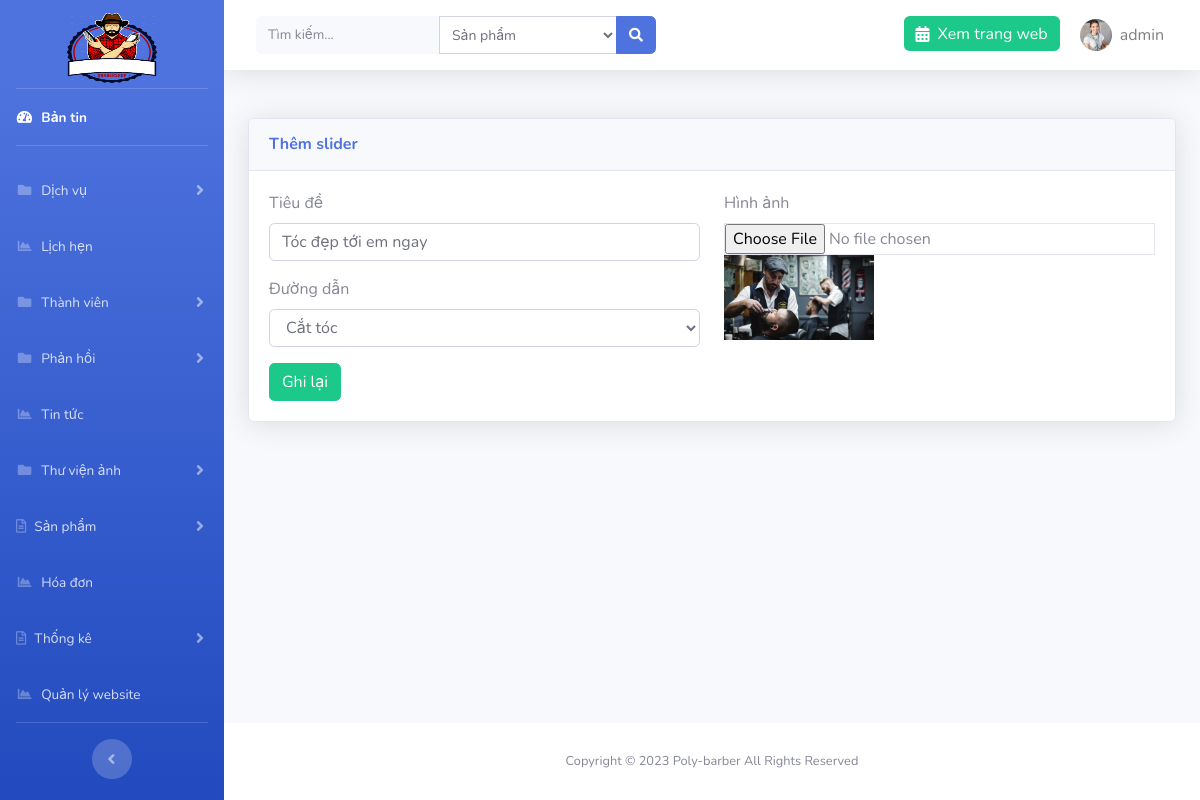
The app's page /admin/?page=slider&action=edit&id=4 (signed in) with its own data.
### tables this page shows
CREATE TABLE `setting` (
  `id` int(11) NOT NULL,
  `logo` varchar(191) NOT NULL,
  `file_ico` varchar(191) NOT NULL,
  `title` varchar(191) NOT NULL,
  `introduce` text NOT NULL,
  `slogan` varchar(191) NOT NULL
);

CREATE TABLE `libraries` (
  `id` int(11) NOT NULL,
  `name` varchar(191) NOT NULL,
  `images` varchar(191) NOT NULL,
  `link` varchar(191) NOT NULL,
  `role` bit(1) NOT NULL
);

### libs/database.php (called while the page is built, shortened)
<?php
function connection()
{
    try {
       $conn = new PDO("mysql:host=localhost; dbname=cattoc; charset=utf8", "root", "");
    } catch (PDOException $e) {
        echo "Lỗi Kết nối" . $e->getMessage();
    }
    return $conn;
}
function query_exe($sql) {
    $conn = connection();
    try {
        $stmt = $conn->prepare($sql);
        $stmt->execute();
        $result = $stmt->fetchAll(PDO::FETCH_ASSOC);
        return $result;
    } catch (PDOException $e) {
        echo "Lỗi dữ liệu" . $e->getMessage();
    } finally {
        unset($conn);
    }
}
function query_limit($sql) {
    $conn = connection();
    try {
        $stmt = $conn->prepare($sql);
        $stmt->execute();
        $result = $stmt->fetch(PDO::FETCH_ASSOC);
        return $result;
    } catch (PDOException $e) {
        echo "Lỗi dữ liệu" . $e->getMessage();
    } finally {
        unset($conn);
    }
}
function listOne($table, $id, $value) {
    $conn = connection();
    try {
        $sql = "Select * from $table WHERE $id=:$id";
        $stmt = $conn->prepare($sql);
        $stmt->bindParam(":$id", $value);
        $stmt->execute();
        $result = $stmt->fetch(PDO::FETCH_ASSOC);
    } catch (PDOException $e) {
        echo "Lỗi không thể lấy dữ liệu" . $e->getMessage();
    } finally {
        unset($conn);
    }
    return $result;
}

### libs/setting.php (called while the page is built, shortened)
<?php
require_once "database.php";
function list_limit_setting(){
    $sql = "SELECT * from setting order by id limit 0,1";
    return query_limit($sql);
}

### libs/libraries.php (called while the page is built, shortened)
<?php
require_once "database.php";
function list_one_library($id){
    return listOne('libraries','id',$id);
}

### libs/services.php (called while the page is built, shortened)
<?php
require_once "database.php";
function service_list_all() {
    $sql = "SELECT services.*,types.name as name_type from services inner join types on types.id = services.id_type
    ORDER BY id DESC";
    return query_exe($sql);
}

### admin/libraries/sliders/edit.php (the view, shortened to what this page needs)
<?php
$blog = service_list_all();
if (isset($_GET['id'])) {
    $id = $_GET['id'];
    $slider = list_one_library($id);
}
?>
<div class="container-fluid">
    <div class="card shadow mb-4">
        <div class="card-header py-3">
            <h6 class="m-0 font-weight-bold text-primary">Thêm slider</h6>
        </div>
        <div class="card-body">
            <form action="" method="POST" enctype="multipart/form-data" class="needs-validation" novalidate>
                <div class="row">
                    <div class="col-md-6">
                        <div class="form-group">
                            <label for="name">Tiêu đề</label>
                            <input type="text" name="name" id="name" class="form-control" placeholder="Nhập tiêu đề" value="<?= isset($name) ? $name : $slider['name'] ?>" required>
                        </div>
                        <div class="form-group">
                            <label for="link">Đường dẫn</label>
                            <select name="link" id="link" class="form-control" required>
                                <?php foreach ($blog as $b) : ?>
                                    <?php if ($b['id'] == $slider['link']) : ?>
                                        <option value="<?= $b['id'] ?>" selected><?= $b['name'] ?></option>
                                    <?php else : ?>
                                        <option value="<?= $b['id'] ?>"><?= $b['name'] ?></option>
                                    <?php endif; ?>
                                <?php endforeach; ?>
                            </select>
                        </div>
                    </div>
                    <div class="col-md-6">
                        <div class="form-group">
                            <label for="images">Hình ảnh</label>
                            <input type="file" class="form-control-file border" id="images" name="images">
                            <img src="../images/sliders/<?= $slider['images'] ?>" width="150" alt="">
                        </div>
                    </div>
                </div>
                <button type="submit" name="btnsave" class="btn btn-success">Ghi lại</button>
            </form>
        </div>
    </div>
</div>

### admin/template/header.php (shortened to what this page needs)
<?php $setting = list_limit_setting(); ?>
<!DOCTYPE html>
<html lang="en">
<head>
    <link href="resource/vendor/fontawesome-free/css/all.min.css" rel="stylesheet" type="text/css">
    <link rel="stylesheet" href="resource/vendor/select2.min.css" />
<link rel="stylesheet" href="https://maxcdn.bootstrapcdn.com/bootstrap/4.4.1/css/bootstrap.min.css">
    <link href="resource/css/sb-admin-2.css" rel="stylesheet">
    <link href="resource/vendor/datatables/dataTables.bootstrap4.min.css" rel="stylesheet">
</head>
<body id="page-top">
    <div id="wrapper">
        <ul class="navbar-nav bg-gradient-primary sidebar sidebar-dark accordion" id="accordionSidebar">
            <a class="sidebar-brand d-flex align-items-center justify-content-center mb-3 pt-5" href="<?=ROOT?>admin">
                <img src="../images/<?=$setting['logo']?>" alt="logo" width="90" height="70">
            </a>
            <hr class="sidebar-divider my-0">
            <li class="nav-item active">
                <a class="nav-link" href="<?= ROOT ?>admin">
                    <i class="fas fa-fw fa-tachometer-alt"></i>
                    <span>Bản tin</span></a>
            </li>
            <hr class="sidebar-divider">
            <li class="nav-item">
                <a class="nav-link collapsed" href="#" data-toggle="collapse" data-target="#collapsePages" aria-expanded="true" aria-controls="collapsePages">
                    <i class="fas fa-fw fa-folder"></i>
                    <span>Dịch vụ</span>
                </a>
            </li>
            <li class="nav-item">
                <a class="nav-link" href="<?= ROOT ?>admin/?page=appointment">
                    <i class="fas fa-fw fa-chart-area"></i>
                    <span>Lịch hẹn</span></a>
            </li>
             <li class="nav-item">
                <a class="nav-link collapsed" href="#" data-toggle="collapse" data-target="#collapsePages2" aria-expanded="true" aria-controls="collapsePages">
                    <i class="fas fa-fw fa-folder"></i>
                    <span>Thành viên</span>
                </a>
            </li>
             <li class="nav-item">
                <a class="nav-link collapsed" href="#" data-toggle="collapse" data-target="#collapsePages3" aria-expanded="true" aria-controls="collapsePages">
                    <i class="fas fa-fw fa-folder"></i>
                    <span>Phản hồi</span>
                </a>
            </li>
               <li class="nav-item">
                <a class="nav-link" href="<?= ROOT ?>admin/?page=new">
                    <i class="fas fa-fw fa-chart-area"></i>
                    <span>Tin tức</span></a>
            </li>
  <li class="nav-item">
                <a class="nav-link collapsed" href="#" data-toggle="collapse" data-target="#collapsePages4" aria-expanded="true" aria-controls="collapsePages">
                    <i class="fas fa-fw fa-folder"></i>
                    <span>Thư viện ảnh</span>
                </a>
            </li>
            <li class="nav-item">
                <a class="nav-link collapsed" href="#" data-toggle="collapse" data-target="#collapseTwo" aria-expanded="true" aria-controls="collapseTwo">
                    <i class="far fa-file-alt"></i>
                    <span>Sản phẩm</span>
                </a>
            </li>
            <li class="nav-item">
                <a class="nav-link" href="<?= ROOT ?>admin/?page=order">
                    <i class="fas fa-fw fa-chart-area"></i>
                    <span>Hóa đơn</span></a>
            </li>
            <li class="nav-item">
                <a class="nav-link collapsed" href="#" data-toggle="collapse" data-target="#collapseTwo1" aria-expanded="true" aria-controls="collapseTwo">
                    <i class="far fa-file-alt"></i>
                    <span>Thống kê</span>
                </a>
            </li>
               <li class="nav-item">
                <a class="nav-link" href="<?= ROOT ?>admin/?page=setting">
                    <i class="fas fa-fw fa-chart-area"></i>
                    <span>Quản lý website</span></a>
            </li>
            <hr class="sidebar-divider d-none d-md-block">
            <div class="text-center d-none d-md-inline">
                <button class="rounded-circle border-0" id="sidebarToggle"></button>
            </div>
        </ul>
        <div id="content-wrapper" class="d-flex flex-column">
            <div id="content">
                <nav class="navbar navbar-expand navbar-light bg-white topbar mb-4 static-top shadow">
                    <form class="d-none d-sm-inline-block form-inline mr-auto ml-md-3 my-2 my-md-0 mw-100 navbar-search" method="POST" action="<?= ROOT ?>admin/search.php">
                        <div class="input-group">
                            <input name="keyword" type="text" title="Vui lòng nhập nội dung tìm kiếm" class="form-control bg-light border-0 small" placeholder="Tìm kiếm..." aria-label="Search" aria-describedby="basic-addon2" required>
                            <select name="select_search" id="" class="form-control form-control-sm select-search">
                        <option value="1">Sản phẩm</option>
                    </select>
                            <div class="input-group-append">
                                <button class="btn btn-primary" type="submit">
                                    <i class="fas fa-search fa-sm"></i>
                                </button>
                            </div>
                        </div>
                    </form>
                    <ul class="navbar-nav ml-auto">
                        <li class="nav-item no-arrow">
                            <a href="<?=ROOT?>" class="nav-link bg-success text-white h-50 mt-3 rounded"><i class="fas fa-calendar-alt mr-2"></i>Xem trang web</a>
                        </li>
                        <li class="nav-item dropdown no-arrow">
                            <a class="nav-link dropdown-toggle" href="" id="userDropdown" role="button" data-toggle="dropdown" aria-haspopup="true" aria-expanded="false">
                                <img class="img-profile rounded-circle" src="../images/users/<?=$_SESSION['user']['images']?>">
                                <span class="ml-2 mr-2 text-black-50"><?=$_SESSION['user']['account']?></span>
                            </a>
                        </li>
                    </ul>
                </nav>

### records on screen
setting: logo (picture)
libraries: name "Tóc đẹp tới em ngay", images (picture)

### other values on screen
$_SESSION['user']['account'] "admin"
form field link "Cắt tóc"
